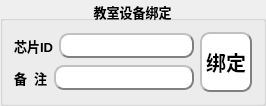
      <widget class="QGroupBox" name="groupBox">
       <property name="maximumSize">
        <size>
         <width>16777215</width>
         <height>100</height>
        </size>
       </property>
       <property name="font">
        <font>
         <pointsize>10</pointsize>
         <weight>75</weight>
         <bold>true</bold>
        </font>
       </property>
       <property name="title">
        <string>教室设备绑定</string>
       </property>
       <property name="alignment">
        <set>Qt::AlignCenter</set>
       </property>
       <layout class="QHBoxLayout" name="horizontalLayout_4">
        <item>
         <layout class="QVBoxLayout" name="verticalLayout">
          <item>
           <layout class="QHBoxLayout" name="horizontalLayout_2">
            <item>
             <widget class="QLabel" name="label_2">
              <property name="font">
               <font>
                <pointsize>10</pointsize>
                <weight>75</weight>
                <bold>true</bold>
               </font>
              </property>
              <property name="text">
               <string>芯片ID</string>
              </property>
             </widget>
            </item>
            <item>
             <widget class="QLineEdit" name="lineEdit_ChipID">
              <property name="font">
               <font>
                <pointsize>10</pointsize>
                <weight>75</weight>
                <bold>true</bold>
               </font>
              </property>
              <property name="styleSheet">
               <string notr="true">	background-color: rgb(255, 255, 255);
	border:2px groove gray;
	border-radius:10px;
	padding:2px 4px;
	border-style: outset;
	color: rgb(0, 0, 0);</string>
              </property>
              <property name="text">
               <string/>
              </property>
             </widget>
            </item>
           </layout>
          </item>
          <item>
           <layout class="QHBoxLayout" name="horizontalLayout_3">
            <item>
             <widget class="QLabel" name="label_3">
              <property name="font">
               <font>
                <pointsize>10</pointsize>
                <weight>75</weight>
                <bold>true</bold>
               </font>
              </property>
              <property name="text">
               <string>备  注</string>
              </property>
             </widget>
            </item>
            <item>
             <widget class="QLineEdit" name="lineEdit_name">
              <property name="font">
               <font>
                <pointsize>10</pointsize>
                <weight>75</weight>
                <bold>true</bold>
               </font>
              </property>
              <property name="styleSheet">
               <string notr="true">	background-color: rgb(255, 255, 255);
	border:2px groove gray;
	border-radius:10px;
	padding:2px 4px;
	border-style: outset;
	color: rgb(0, 0, 0);</string>
              </property>
              <property name="text">
               <string/>
              </property>
             </widget>
            </item>
           </layout>
          </item>
         </layout>
        </item>
        <item>
         <widget class="QPushButton" name="pushButton_bind">
          <property name="minimumSize">
           <size>
            <width>0</width>
            <height>60</height>
           </size>
          </property>
          <property name="font">
           <font>
            <pointsize>15</pointsize>
            <weight>75</weight>
            <bold>true</bold>
           </font>
          </property>
          <property name="styleSheet">
           <string notr="true">	background-color: rgb(255, 255, 255);
	border:2px groove gray;
	border-radius:10px;
	padding:2px 4px;
	border-style: outset;
	color: rgb(0, 0, 0);</string>
          </property>
          <property name="text">
           <string>绑定</string>
          </property>
         </widget>
        </item>
       </layout>
      </widget>
